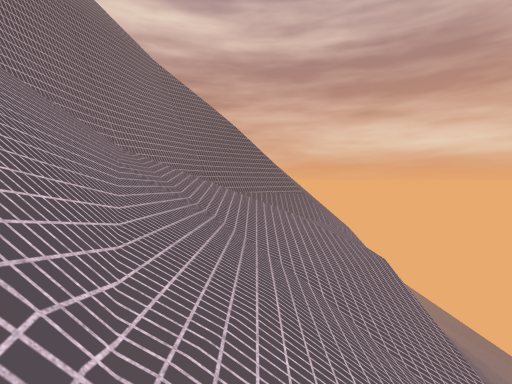
[1] (above)

17 first-person views from a walk through a scene from a Unity 3-D project. The camera is 1.5 m above the floor, tilts 2° down and sees 85° across. Doors are open. The floor is counted in squares, 2 m on a side. Each view is taken from the middle of a square. On the plan, view 1 faces up. The plan holds only what a view shows up to about 10 squares ahead; the rest is blank. The place goes on beyond the plan. Some animated figures are left out. Surface patterns are stand-ins for the level's own textures.

[2]
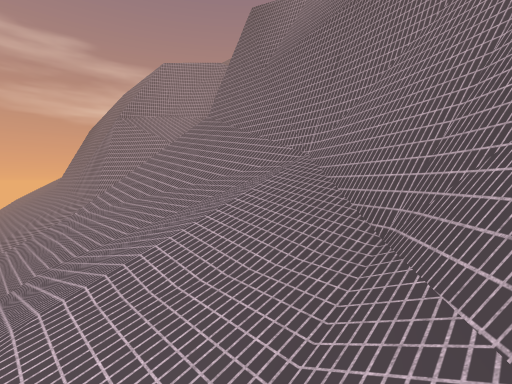

[3]
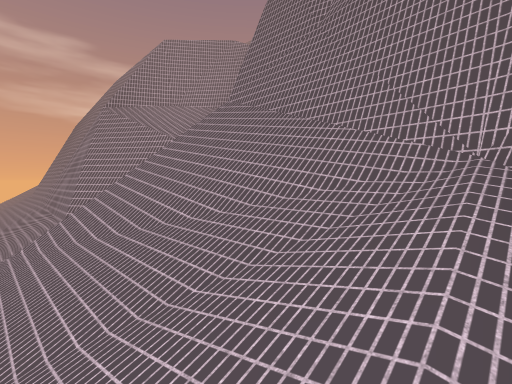

[4]
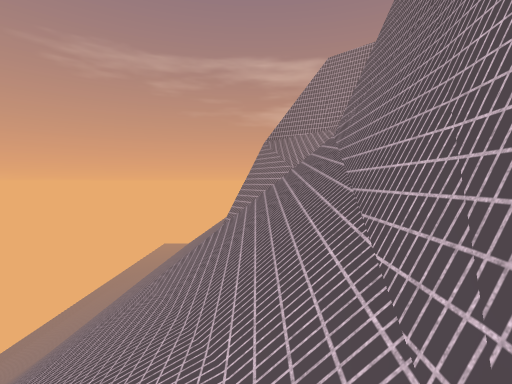

[5]
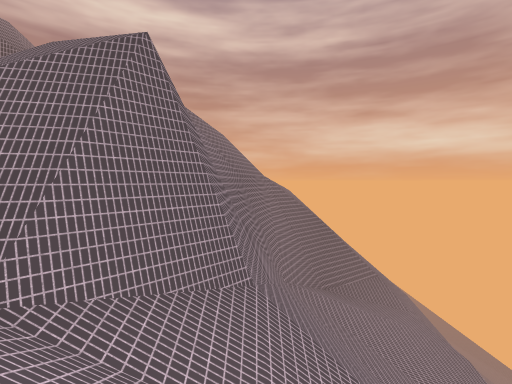

[6]
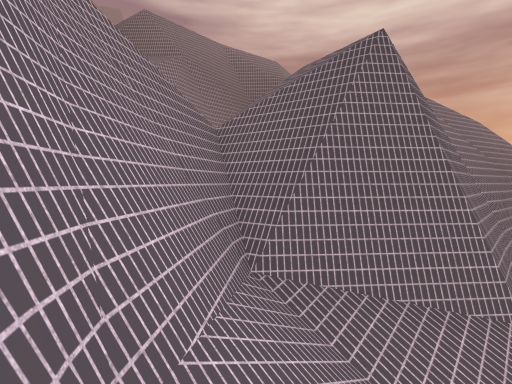

[7]
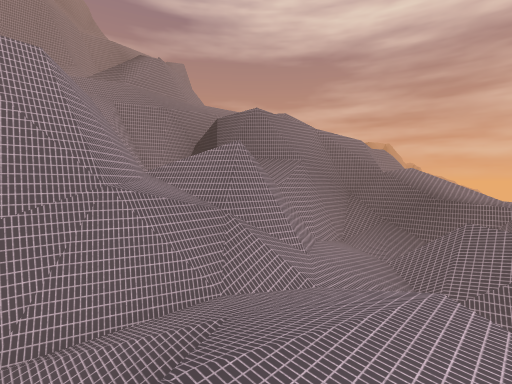

[8]
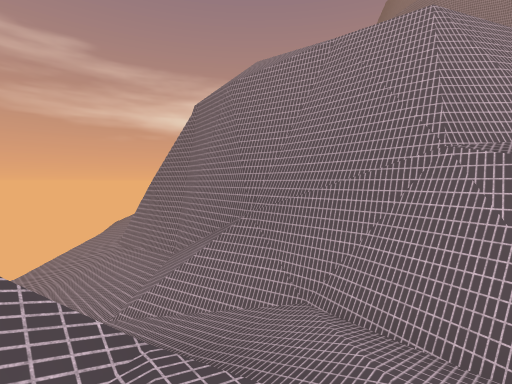

[9]
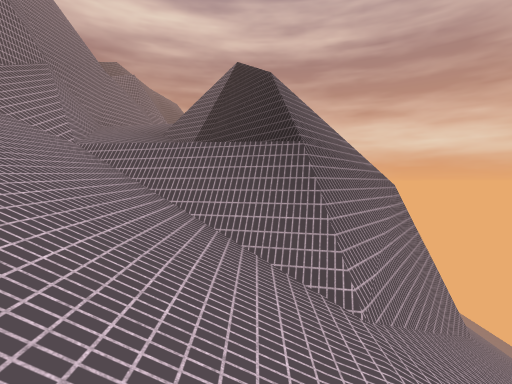

[10]
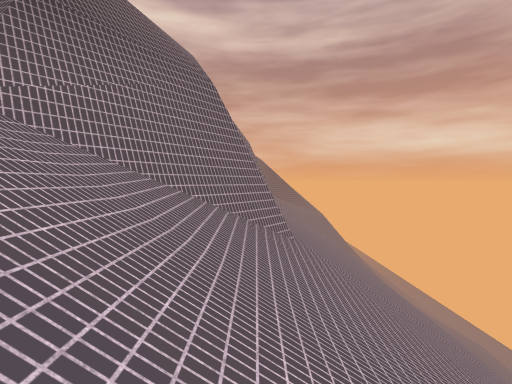

[11]
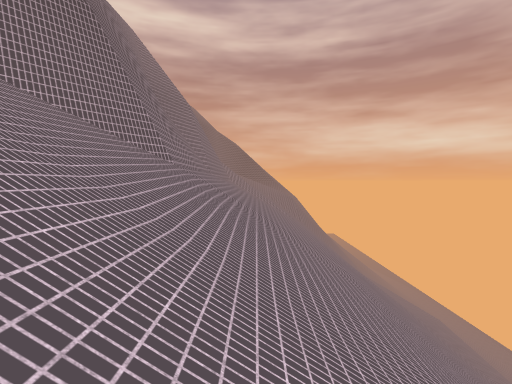

[12]
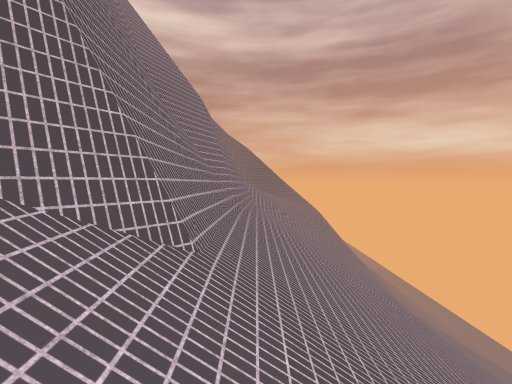

[13]
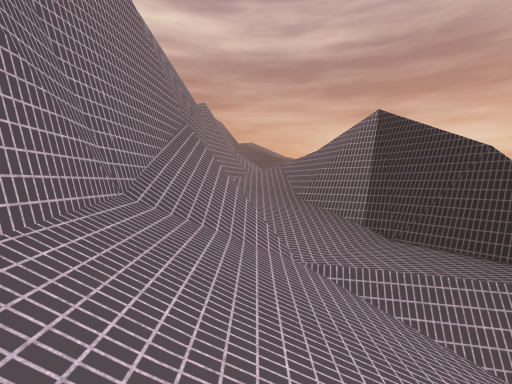

[14]
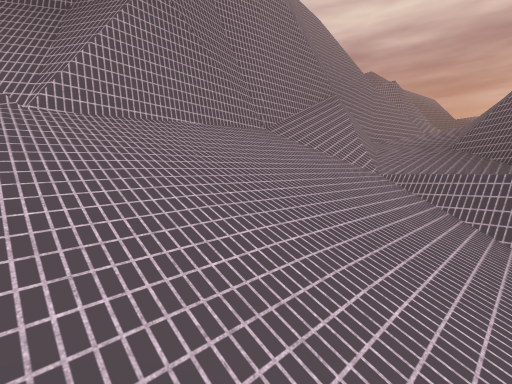

[15]
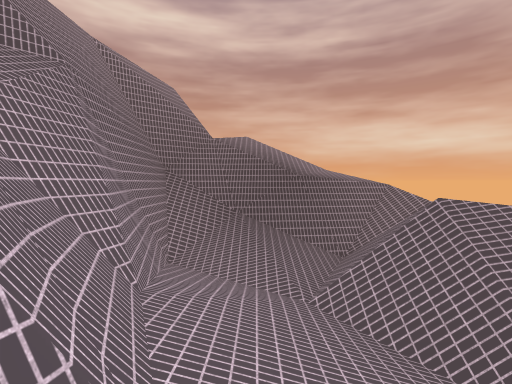

[16]
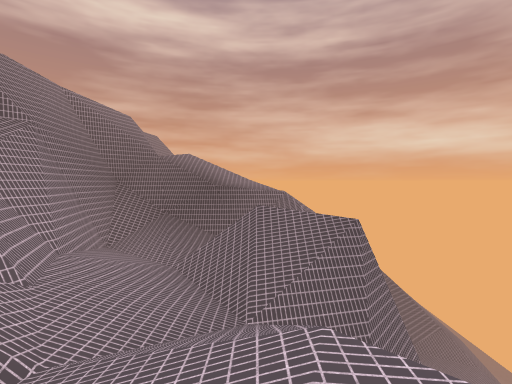

[17]
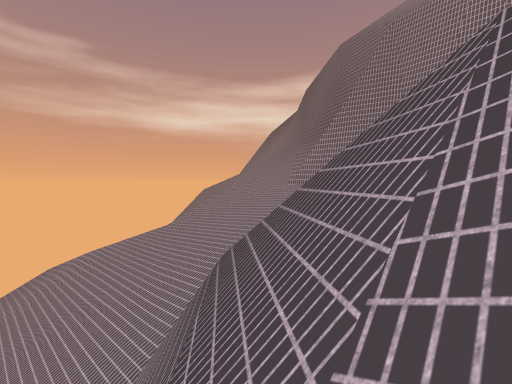

### Floor plan
Key: @ floor where view 1 was taken; # wall or solid block; x gap in a wall; . main floor; - floor 1.75 m lower than the main floor; _ floor 3.25 m lower than the main floor; / step, stairs or slope; = window, fence, low wall or low ledge; v drop or lower ground.
Columns run from 13 left of view 1 to 4 right of it. Each row starts with its distance up from view 1.
  9               ///
  8            /vv//=#
  7           vv##//==
  6          v##///  v
  5    #####vv#///// x
  4    #/////v#/////
  3    #//// v#/////
  2    #////.##/////
  1    ##///v#//////
  0     #//v#////@///
 -1   ###///#//#/////
 -2 #====//.v#/#//////
 -3 #####-/../##//////
 -4    ##/// /v#//////
 -5    ##//v//v#//////
 -6    ##//#//v#//////
 -7    #/#/##//#//////
 -8    #///_####/////
 -9    #-///###//////
-10    ##///////////
-11    ##//////////
-12    #//////// /

Where each view was taken, in squares from view 1:
view 1: 0 up, 0 right, facing up
view 2: 7 up, 1 right, facing down-left
view 3: 5 up, 0 right, facing down-left
view 4: 5 up, 2 left, facing down
view 5: 2 down, 3 left, facing up
view 6: 2 down, 3 left, facing up-left
view 7: 5 down, 5 left, facing up-left
view 8: 3 down, 6 left, facing down-left
view 9: 12 down, 5 left, facing up
view 10: 12 down, 2 left, facing up
view 11: 12 down, 0 right, facing up
view 12: 9 down, 1 left, facing up
view 13: 11 down, 8 left, facing up
view 14: 12 down, 6 left, facing up-left
view 15: 1 down, 8 left, facing up
view 16: 3 down, 6 left, facing up
view 17: 7 down, 3 left, facing down-left
